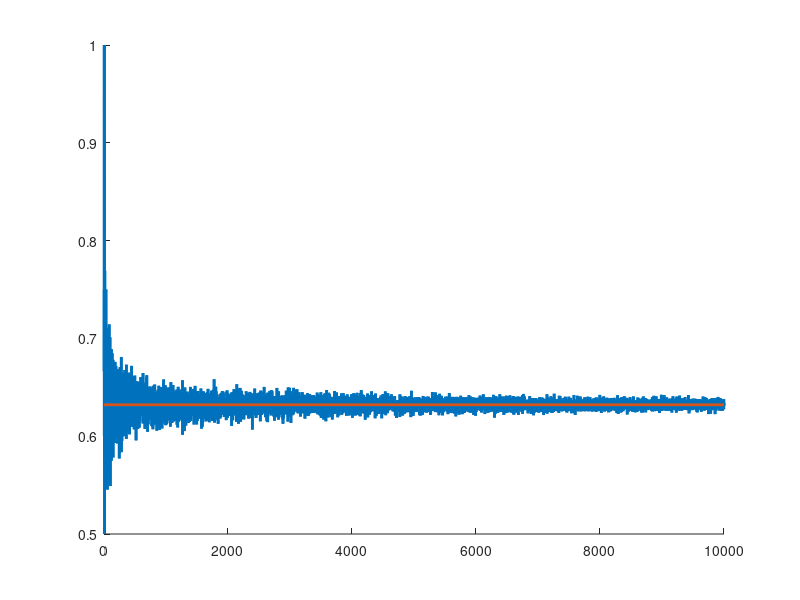

Recreate this plot in MATLAB.
function p2

clear all;
close all;
hold on;

M = 10000; % How many simulations are we going to run?
ans = zeros(M,1); % This should approach 1 - 1/e.
actual = (1 - 1/e); % The actual result we are expecting.

% Run M bootstrap samples.
for n = 1:M
    % Random normal data set of size 'n'.
    X = randn(n, 1);
    
    % Generate random indecies in the range [1,n].
    idx = ceil(rand(n,1)*n);
    
    % The number of samples contained in X is equal 
    % to the number of UNIQUE indecies in idx.
    % To get the fraction simply divide by n.
    ans(n) = length(unique(idx)) / n;
end

plot(1:M, ans, 'LineWidth', 2);
plot([1 M], [actual actual], 'LineWidth', 2);

end
